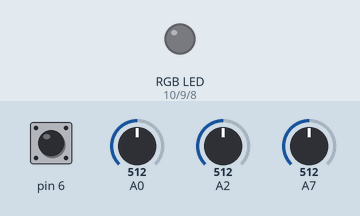
The sketch below on a simulated Arduino Nano, built with avr-gcc and run on an emulated ATmega328P. Parts: an RGB LED mixed from three pins (HIGH = lit). Dashed ring = blinking. The inputs (shaded band) are chosen by the test bench; at power-on: A2 = 512, A0 = 512, A7 = 512, pin 6 HIGH. Dim RGB values are drawn brighter than linear; what the sketch prints to the serial monitor is not drawn.

Above: at 1.28 s.
1.3 s: A2 set to 603
4.3 s: A2 set to 623
At 4.58 s:
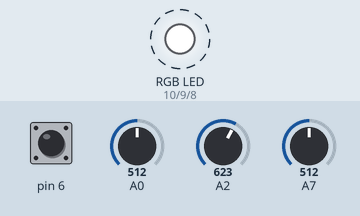
7.3 s: A2 set to 122
At 7.58 s:
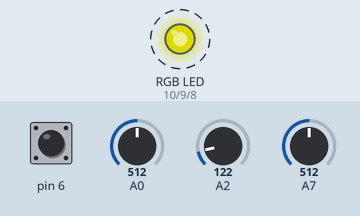
10.3 s: A0 set to 22
13.3 s: A0 set to 17
At 13.58 s:
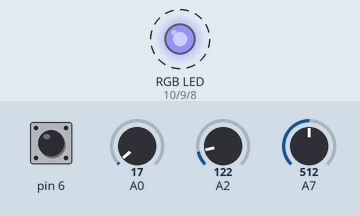
16.3 s: A7 set to 122
At 16.58 s:
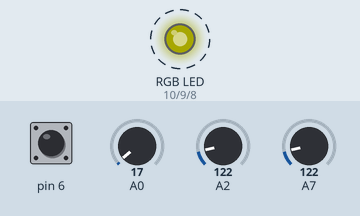
Timing chart, 0 to 20.3 s (numbered marks = the images above; inputs shaded):
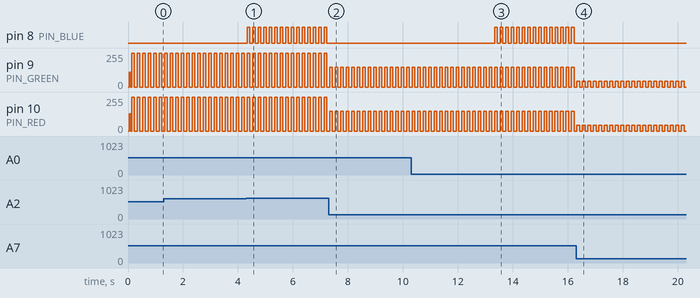

Measured:
- the behaviour switches between 614 and 615 on A2 (found by bisection; images 0 and 1)
- the behaviour switches between 20 and 19 on A0 (found by bisection; images 2 and 3)
- after the input at 4.3 s, pin 8 (PIN_BLUE): alternates HIGH for 0.10 s and LOW for 0.10 s, starting at once
- after the input at 7.3 s, pin 8 (PIN_BLUE): stops changing and stays LOW
- after the input at 13.3 s, pin 8 (PIN_BLUE): alternates HIGH for 0.10 s and LOW for 0.10 s, starting at once
- after the input at 16.3 s, pin 8 (PIN_BLUE): stops changing and stays LOW
- by itself, pin 9 (PIN_GREEN), pin 10 (PIN_RED): alternates 42/255 for 0.10 s and 0/255 for 0.10 s

The sketch:

Touch.ino
```cpp
#include <CapacitiveSensor.h>
const int PIN_RED = 10;
const int PIN_GREEN = 9;
const int PIN_BLUE = 8;

bool touch;
bool state;
int val;

CapacitiveSensor   cs_3_6 = CapacitiveSensor(3,6); // 1M resistor between pins 4 & 8, pin 8 is sensor pin, add a wire and or foil

void setup()
{
   cs_3_6.set_CS_AutocaL_Millis(0xFFFFFFFF);// turn off autocalibrate on channel 1 - just as an example
   Serial.begin(300);
   pinMode(PIN_RED,OUTPUT);
   pinMode(PIN_BLUE,OUTPUT);
   pinMode(PIN_GREEN,OUTPUT);
   touch = false;
   state = false;
}

void loop()
{
 long sensor1 =  cs_3_6.capacitiveSensor(18);

    Serial.println(sensor1);  // print sensor output
   if(sensor1 >= 2)  touch = true;
   else touch = false;

   if(touch == true) state = !state;

   if(state == true)  on();
   else off();
}

void on(){
    int val = ((analogRead(A7)/4));
    analogWrite(PIN_RED, analogRead(val)+25);
    analogWrite(PIN_BLUE,analogRead(val)+25-analogRead(A0));
    analogWrite(PIN_GREEN,analogRead(val)+25);
}

void off(){
    analogWrite(PIN_RED, 0);
    analogWrite(PIN_BLUE, 0);
    analogWrite(PIN_GREEN, 0);
}
```
